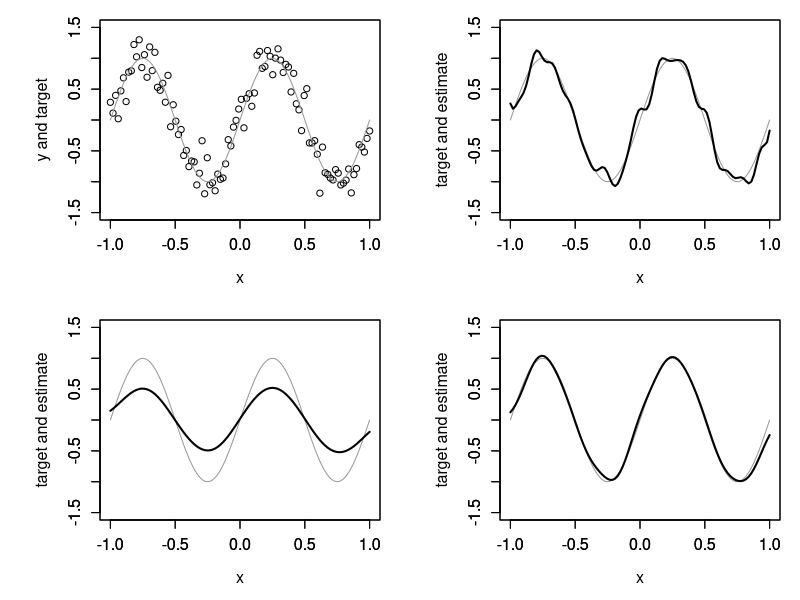

Write R code to recreate this figure.
# サンプルの生成
set.seed(2017)
n <- 100; sigma <- 0.2
x <- 2*(0:(n - 1)) / (n - 1) - 1
tf <- sin(2 * pi * x)
y <- tf + rnorm(n, 0, sigma)
# デザイン行列の構成
K <- NULL; tau <- 0.02
for (j in 1:n) K <- cbind(K, exp(-(x - x[j])^2 / tau))
# 正則化パラメータの候補集合の生成
rpset <- seq(-8, 2, 2); rpset <- 10^rpset; rpset <- sort(rpset)
# LOOCV 誤差の計算
loocve <- NULL
for (rp in rpset) {
  H <- K %*% solve(t(K) %*% K + rp * diag(n)) %*% t(K)
  f <- H %*% y
  loocve <- c(loocve, sum((y - f)^2 / (1 - diag(H))^2) / n)
}
# LOOCV 誤差を最小とする正則化パラメータ値の特定
minpos <- which.min(loocve); rpmin <- rpset[minpos]
# 各正則化パラメータ値での出力
H <- K  %*% solve(t(K) %*% K + rpmin*diag(n)) %*% t(K)
fest <- H %*% y
H <- K %*% solve(t(K) %*% K + rpset[1]*diag(n)) %*% t(K)
fmin <- H %*% y
H <- K %*% solve(t(K) %*% K + rpset[length(rpset)]*diag(n)) %*% t(K)
fmax <- H %*% y
# 出力の描画
par(omi = c(0, 0, 0, 0))
par(mai = c(0.8, 1.0, 0.2, 0.2))
par(ps = 14)
xlim <- c(-1, 1)
ylim <- c(-1.5, 1.5)
par(mfrow = c(2, 2))
par(new = F)
plot(x, y, xlim = xlim, ylim = ylim, xlab = "x", ylab = "y and target")
par(new = T)
plot(x, tf, type = "l", lwd = 1, col = grey(0.6), xlim = xlim, ylim = ylim, ann = F)
par(new = F)
plot(x, tf, type = "l", lwd = 1, col = grey(0.6), xlim = xlim, ylim = ylim, xlab = "x", ylab = "target and estimate")
par(new = T)
plot(x, fmin, type = "l", lwd = 2, xlim = xlim, ylim = ylim, ann = F)
par(new = F)
plot(x, tf, type = "l", lwd = 1, col = grey(0.6), xlim = xlim, ylim = ylim, xlab = "x", ylab = "target and estimate")
par(new = T)
plot(x, fmax, type = "l", lwd = 2, xlim = xlim, ylim = ylim, ann = F)
par(new = F)
plot(x, tf, type = "l", lwd = 1, col = grey(0.6), xlim = xlim, ylim = ylim, xlab = "x", ylab = "target and estimate")
par(new = T)
plot(x, fest, type = "l", lwd = 2, xlim = xlim, ylim = ylim, ann = F)
